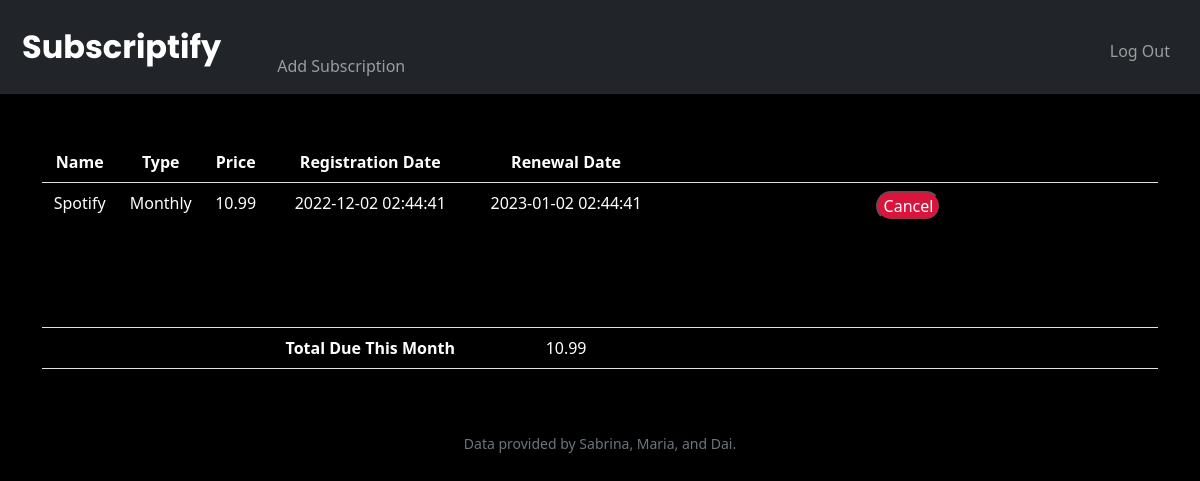
Page / (signed in) on the earlier database version.
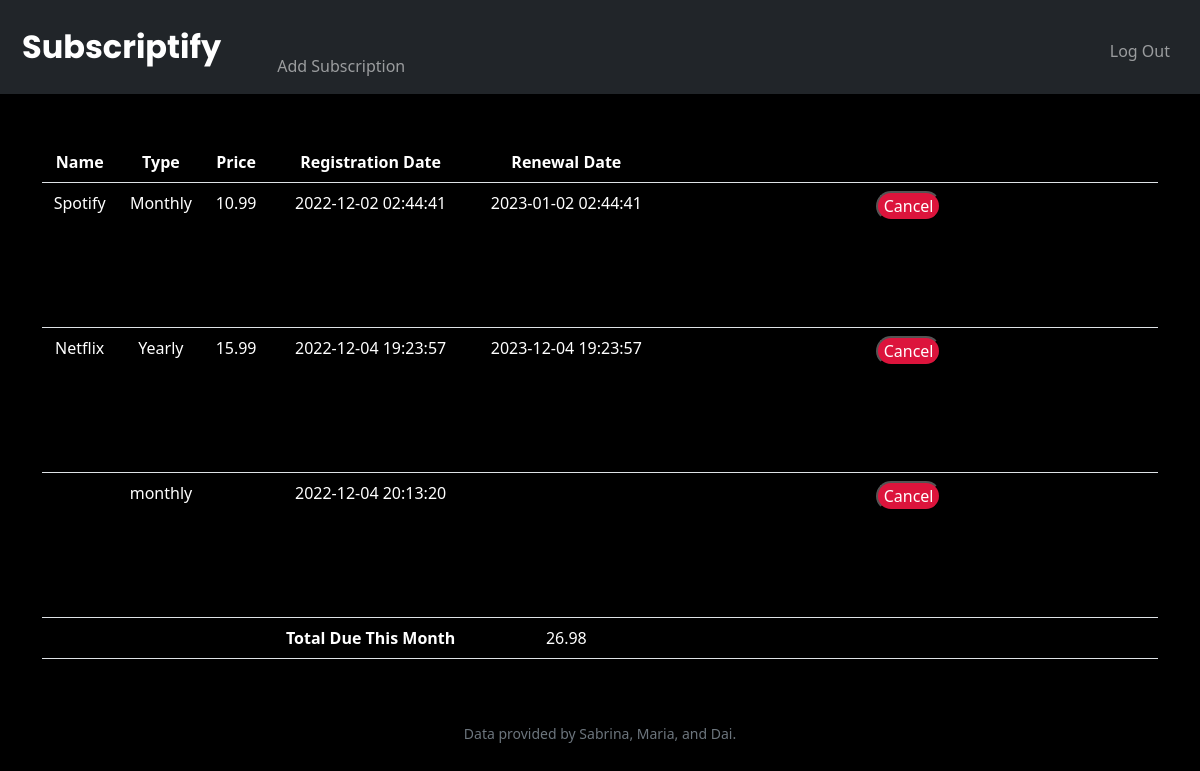
Same page on the later database version.
### tables this page shows
CREATE TABLE transactions (
id INTEGER NOT NULL,
user_id INTEGER NOT NULL,
name TEXT NOT NULL,
type TEXT NOT NULL,
price NUMERIC NOT NULL,
reg_date DATETIME NOT NULL,
cancelled BOOLEAN NOT NULL,
PRIMARY KEY(id),
FOREIGN KEY (user_id) REFERENCES users(id)
);

### app.py (the view)
@app.route("/")
@login_required
def index():
    transactions_db = db.execute("SELECT * FROM transactions WHERE user_id = ? AND cancelled = ?", session["user_id"], 0)
    total = 0
    for entry in transactions_db:
        ren_date = datetime.strptime(entry["reg_date"],'%Y-%m-%d %H:%M:%S')
        if entry["type"] == "Monthly":
            while ren_date < datetime.now():
                if ren_date.month == 12:
                    new_month = 1
                    new_year = ren_date.year + 1
                else:
                    new_month = ren_date.month + 1
                    new_year = ren_date.year
                ren_date = ren_date.replace(month = new_month, year = new_year)
            entry["ren_date"] = ren_date
            total += entry["price"]
        elif entry["type"] == "Yearly":
            while ren_date < datetime.now():
                new_year = ren_date.year + 1
                ren_date = ren_date.replace(year = new_year)
            entry["ren_date"] = ren_date
            if entry["ren_date"].month == datetime.now().month:
                total += entry["price"]
        else:
            if isinstance(entry["type"], int):
                entry["ren_date"] = ren_date + timedelta(days = int(entry["type"]))
    return render_template("index.html", transactions=transactions_db, total=total)

### app.py (called while the page is built)
@app.after_request
def after_request(response):
    response.headers["Cache-Control"] = "no-cache, no-store, must-revalidate"
    response.headers["Expires"] = 0
    response.headers["Pragma"] = "no-cache"
    return response

### helpers.py (called while the page is built)
def login_required(f):
    @wraps(f)
    def decorated_function(*args, **kwargs):
        if session.get("user_id") is None:
            return redirect("/login")
        return f(*args, **kwargs)
    return decorated_function

### sql.py (called while the page is built, shortened)
def _enable_logging(f):
    import logging
    import functools
    import os
    @functools.wraps(f)
    def decorator(*args, **kwargs):
        try:
            import flask
        except ModuleNotFoundError:
            return f(*args, **kwargs)
        disabled = logging.getLogger("cs50").disabled
        if flask.current_app and os.getenv("FLASK_ENV") == "development":
            logging.getLogger("cs50").disabled = False
        try:
            return f(*args, **kwargs)
        finally:
            logging.getLogger("cs50").disabled = disabled
    return decorator

def _parse_placeholder(token):
    import re
    import sqlparse
    if not isinstance(token, sqlparse.sql.Token) or token.ttype != sqlparse.tokens.Name.Placeholder:
        raise TypeError()
    if token.value == "?":
        return "qmark", None

    def _disconnect(self):
        if hasattr(_data, self._name()):
            getattr(_data, self._name()).close()
            delattr(_data, self._name())

    def _name(self):
        return str(hash(self))

        def connect(dbapi_connection, connection_record):
            if type(dbapi_connection) is sqlite3.Connection:  # If back end is sqlite
                cursor = dbapi_connection.cursor()
                cursor.execute("PRAGMA foreign_keys=ON")
                cursor.close()

### templates/index.html (shortened to what this page needs)
{% extends "layout.html" %}
{% block main %}
    <div class="container">
        <table class="table">
            <tr>
                <th>Name</th>
                <th>Type</th>
                <th>Price</th>
                <th>Registration Date</th>
                <th>Renewal Date</th>
                <th></th>
            </tr>
            {% for entry in transactions %}
                <tr>
                    <td>{{ entry['name'] }}</td>
                    <td>{{ entry['type'] }}</td>
                    <td>{{ entry['price'] }}</td>
                    <td>{{ entry['reg_date'] }}</td>
                    <td>{{ entry['ren_date'] }}</td>
                    <td>
                        <button class="cancel" onclick="openPopup()">Cancel</button>
                    </td>
                </tr>
            {% endfor %}
            <tr>
                <td></td>
                <td></td>
                <td></td>
                <td><strong>Total Due This Month</strong></td>
                <td>{{ total }}</td>
                <td></td>
            </tr>
        </table>
    </div>
{% endblock %}

### templates/layout.html (shortened to what this page needs)
<!DOCTYPE html>
<html lang="en">
    <head>
        <link href="https://cdn.jsdelivr.net/npm/bootstrap@5.1.3/dist/css/bootstrap.min.css" rel="stylesheet">
        <link rel="stylesheet"  href="/static/styles.css"/>
    </head>
    <body>
       <nav class = "bg-dark navbar navbar-expand-md navbar-dark">
            <div class="container-fluid">
                <a class="navbar-brand" href="/"><span class="white">Subscriptify</span>
                <div class="collapse navbar-collapse" id="navbar">
                    {% if session["user_id"] %}
                        <ul class="navbar-nav me-auto mt-2">
                            <li class="nav-item"><a class="nav-link" href="/add">Add Subscription</a></li>
                        </ul>
                        <ul class="navbar-nav ms-auto mt-2">
                            <li class="nav-item"><a class="nav-link" href="/logout">Log Out</a></li>
                        </ul>
                    {% else %}
                        <ul class="navbar-nav ms-auto mt-2">
                            <li class="nav-item"><a class="nav-link" href="/register">Register</a></li>
                            <li class="nav-item"><a class="nav-link" href="/login">Log In</a></li>
                        </ul>
                    {% endif %}
                </div>
            </div>
        </nav>
        <main class="container-fluid py-5 text-center">
            {% block main %}{% endblock %}
        </main>
        <footer class="mb-5 small text-center text-muted">
            Data provided by Sabrina, Maria, and Dai.
        </footer>
    </body>
</html>

### static/styles.css (style rules this page uses)
nav { padding: 10px 10px; background-color:black; }
.white { color:white; font-size: xx-large; font-weight: bold; font-family: Poppins, sans-serif; text-decoration:none; }
body { background-color:black; }
.table { color:white; }
.cancel { background-color:crimson; color:white; border-radius: 30px; }

Differences in the rows shown:
added transactions: name "Netflix", type "Yearly", price "15.99", reg_date "2022-12-04 19:23:57", ren_date "2023-12-04 19:23:57"
added transactions: type "monthly", reg_date "2022-12-04 20:13:20"
Other differences:
{{ total }}: "10.99" → "26.98"
